Frame 1 (no input): blank canvas, image omitted
Frame 60 (the mouse pressed at the canvas centre just before this capture): blank canvas, image omitted
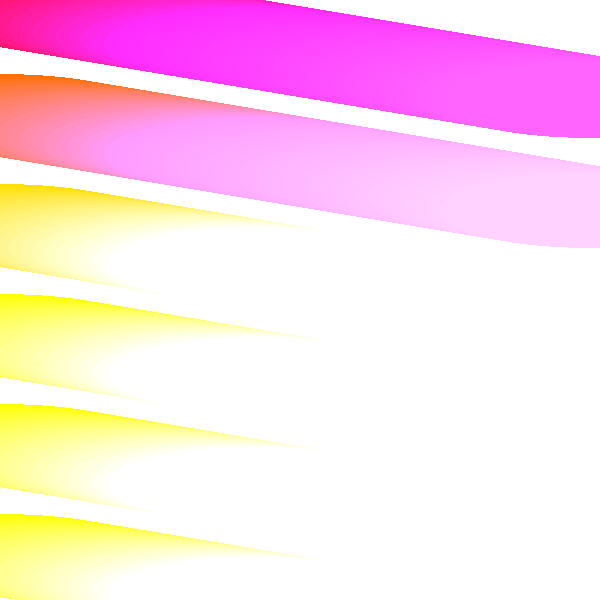
Frame 120 (the mouse held since frame 60 and released just before this capture)

The Processing sketch whose frames 1 and 60 were blank and that drew this single picture after the mouse press (run headless with seeded random() and noise(); from frame 60 on, the mouse is pressed at the canvas centre):

// Processing sketch: processing_52437
// ── processing_52437.pde

int x,y;
int xspeed, yspeed;

void setup(){
size(600,600);
smooth();
noStroke();
background(255);
x = width/2;
y = height/2;
}



void draw(){
  x += xspeed;
  y += yspeed;
  for(int i = 0; i<width; i+= 10){
  for (int j = 0; j<height; j+=10){
    line(75, i++, j, mouseX);
    line(432, 43, i, j++);  
    line(43, j++, i, i++);
    fill(mouseX,i,j);
    
  ellipse(j,i,mouseX,75);
}
}
}
